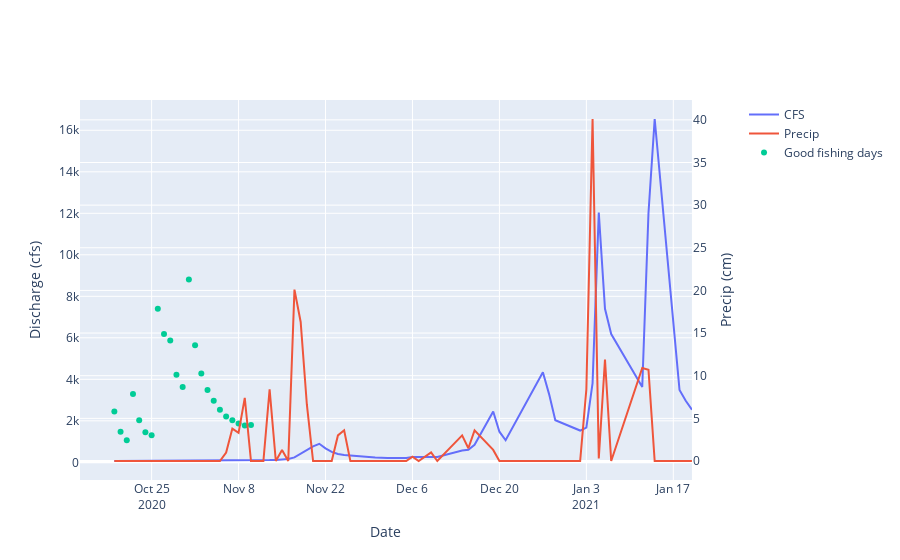

The cell this chart's notebook holds for it:
### Code cell
eel = full.loc[full['Name']=='Eel River Scotia']
eel.reset_index(inplace=True)
# Create figure with secondary y-axis
fig = make_subplots(specs=[[{"secondary_y": True}]])

# Add traces
fig.add_trace(
    go.Scatter(x=eel.Date, y=eel.CFS, name="CFS"),
    secondary_y=False,
)

fig.add_trace(
    go.Scatter(x=eel.Date, y=eel.Precip, name="Precip"),
    secondary_y=True,
)

# # Add figure title
# fig.update_layout(
#     title_text=""
# )

# Set x-axis title
fig.update_xaxes(title_text="Date")

# Set y-axes titles
fig.update_yaxes(title_text="Discharge (cfs)", secondary_y=False)
fig.update_yaxes(title_text="Precip (cm)", secondary_y=True)
fig.add_scatter(x=eel.Date,y=BestDayValues,mode='markers',name='Good fishing days')
fig.show()
